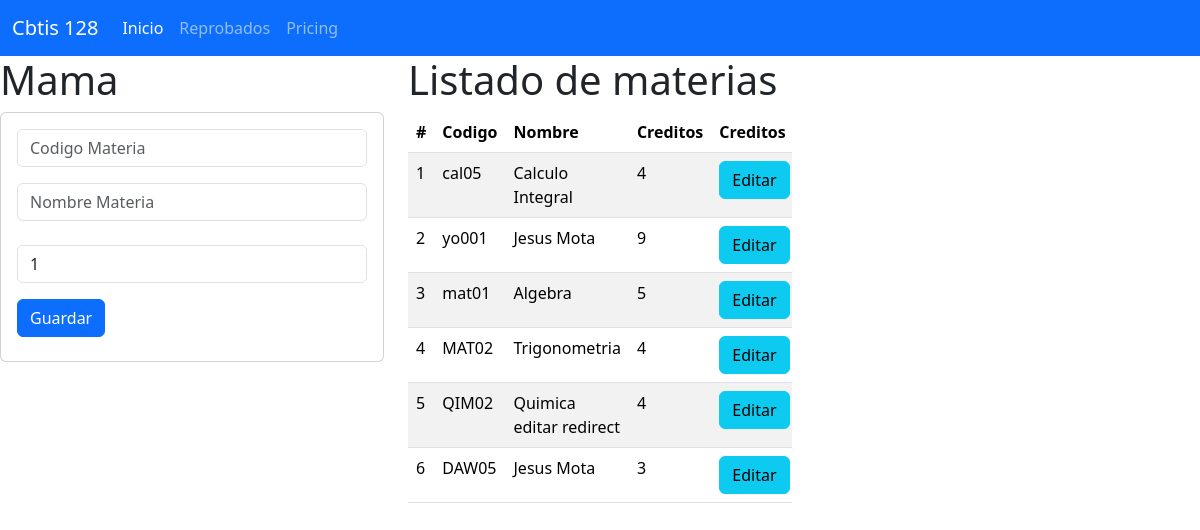
The page / on the database its author committed.
### materia_app/models.py (models this page shows, shortened)
class Materia(models.Model):
    codigo=models.CharField(primary_key=True,max_length=6)
    nombre=models.CharField(max_length=100)
    creditos=models.PositiveSmallIntegerField()

### materia_app/views.py (the view)
# urls.py: path("",views.inicio_vista,name="inicio_vista"),
def inicio_vista(request):
    lasmaterias=Materia.objects.all()
    return render(request,"gestionarMateria.html",{"mismaterias":lasmaterias})

### materia_app/templates/gestionarMateria.html (shortened to what this page needs)
{% extends "base.html" %}
{% block cuerpo %}
<div class="row">
<div class="col-sm-12-col-md-4 col-lg-4 col-xl-4">
    <h1> Mama</h1>
    <div class="card">
      <div class="card-body">
        <form action="/registrarMateria/" method="POST"> {% csrf_token %}
          <div class="form-group">
            <input type="text" id="txtcodigo" name="txtcodigo" class="form-control"
            placeholder="Codigo Materia" minLenght="6" maxLenght="6" required>
          </div>
          <div class="form-group py-3">
            <input type="text" id="txtnombre" name="txtnombre" class="form-control"
            placeholder="Nombre Materia"  maxLenght="100" required>
          </div>
          <div class="form-group py-2">
            <input type="text" id="numcreditos" name="numcreditos" class="form-control"
            value="1"  min="1" max="9" required>
          </div>
          <div class="form-group py-2">
            <button type="submit" class="btn btn-primary">Guardar</button>
          </div>
        </form>
      </div>
    </div>
</div>
<div class="col-sm-12-col-md-8 col-lg-8 col-xl-4">
    <h1>Listado de materias</h1>
    <div class="table-responsive">
        <table class="table table-striped">
            <thead>
              <tr>
                <th scope="col">#</th>
                <th scope="col">Codigo</th>
                <th scope="col">Nombre</th>
                <th scope="col">Creditos</th>
                <th colspan="2">Creditos</th>
              </tr>
            </thead>
            <tbody>
              {% for m in mismaterias %}
                <tr>
                    <td>{{forloop.counter}}</td>
                    <td>{{m.codigo}}</td>
                    <td>{{m.nombre}}</td>
                    <td>{{m.creditos}}</td>
                    <td> <a href="seleccionarMateria/{{m.codigo}}" class="btn btn-info">Editar</a></td>
                </tr>
              {% endfor %}
            </tbody>
          </table>
    </div>
</div>
</div>
{% endblock %}

### materia_app/templates/base.html (shortened to what this page needs)
<!doctype html>
<html lang="es">
<head>
    <link href="https://cdn.jsdelivr.net/npm/bootstrap@5.3.3/dist/css/bootstrap.min.css" rel="stylesheet">
</head>
<body>
    <nav class="navbar navbar-expand-lg bg-primary" data-bs-theme="dark">
    <div class="container-fluid">
        <a class="navbar-brand" href="#">Cbtis 128</a>
        <div class="collapse navbar-collapse" id="navbarNav">
            <ul class="navbar-nav">
                <li class="nav-item">
                    <a class="nav-link active" aria-current="page" href="#">Inicio</a>
                </li>
                <li class="nav-item">
                    <a class="nav-link" href="#">Reprobados</a>
                </li>
                <li class="nav-item">
                    <a class="nav-link" href="#">Pricing</a>
            </ul>
        </div>
    </div>
    </nav>
    {% block cuerpo %}
    {% endblock %}
</body>
</html>

### rows shown on the page
Materia: codigo "cal05", nombre "Calculo Integral", creditos "4"
Materia: codigo "yo001", nombre "Jesus Mota", creditos "9"
Materia: codigo "mat01", nombre "Algebra", creditos "5"
Materia: codigo "MAT02", nombre "Trigonometria", creditos "4"
Materia: codigo "QIM02", nombre "Quimica editar redirect", creditos "4"
Materia: codigo "DAW05", nombre "Jesus Mota", creditos "3"
